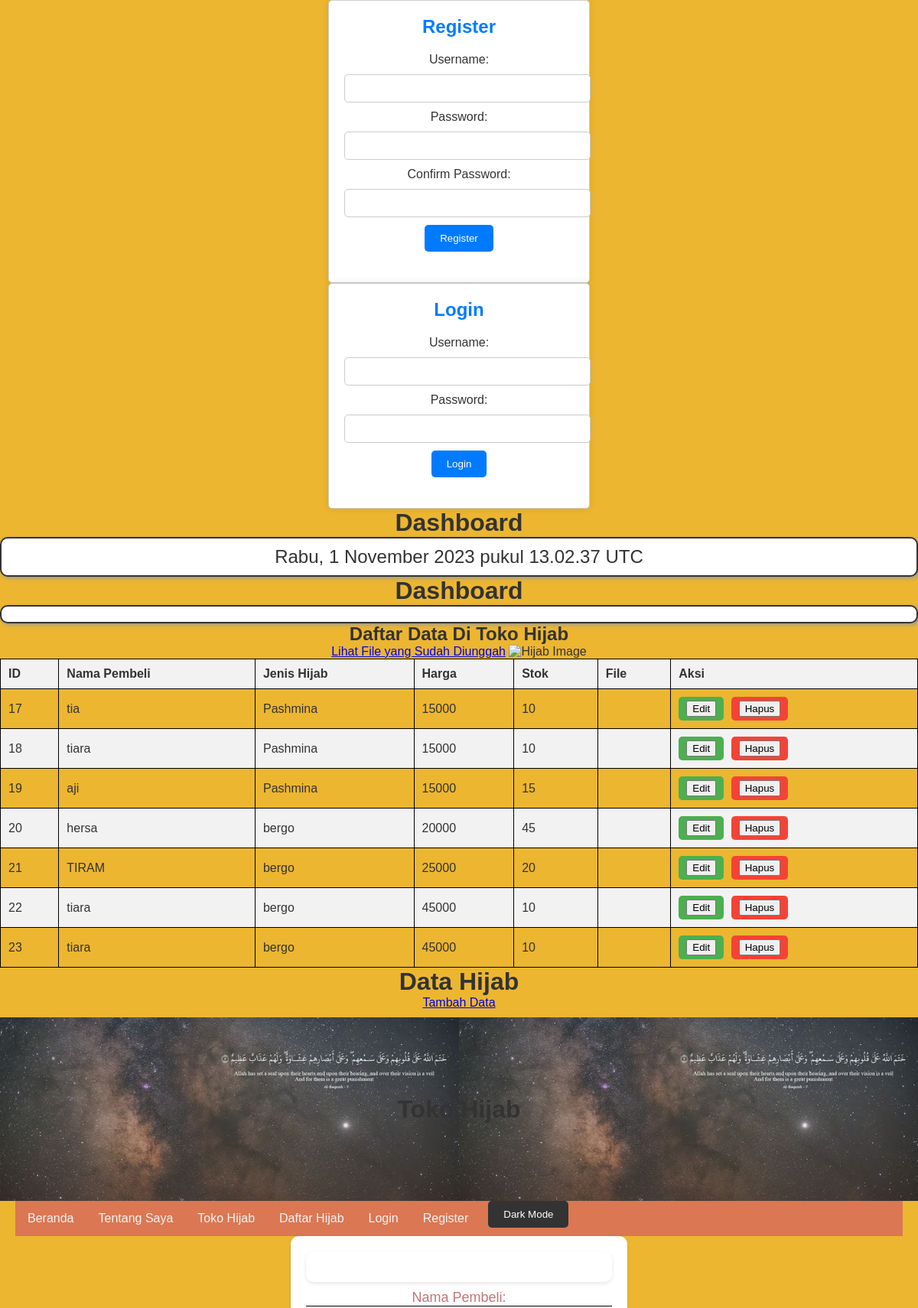
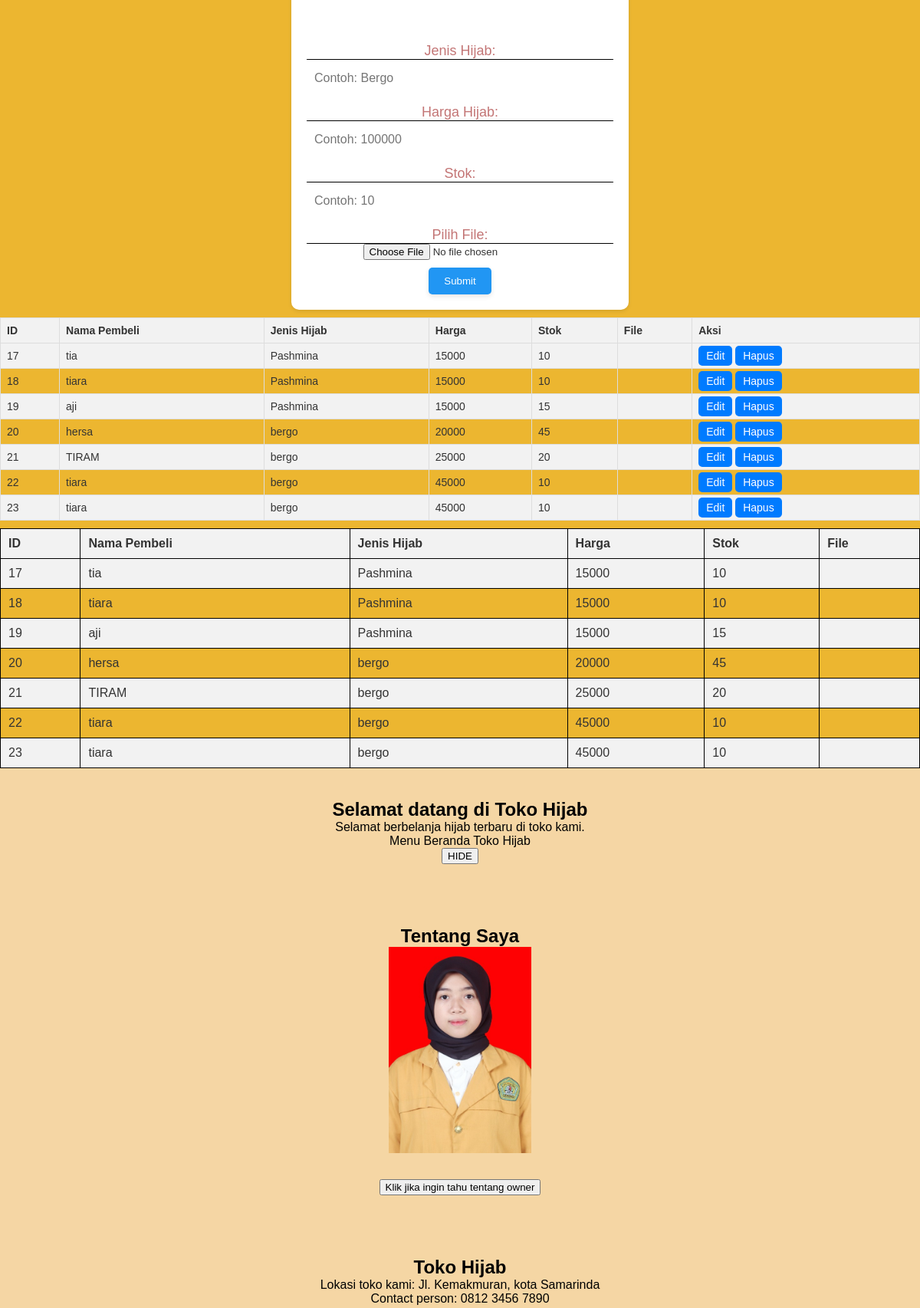
The page / (upper part) on the database its author committed (2 pictures, top to bottom).
### tables this page shows
CREATE TABLE `hijab` (
  `id` int(50) NOT NULL,
  `nama_pembeli` varchar(200) NOT NULL,
  `jenis_hijab` varchar(200) NOT NULL,
  `harga` varchar(200) NOT NULL,
  `stok` varchar(255) NOT NULL,
  `edit_file` tinyint(1) NOT NULL,
  `hapus_file` tinyint(1) NOT NULL,
  `file` varchar(255) NOT NULL
);

### index.php (the view, shortened to what this page needs)
<?php
if (!isset($_SESSION['username'])) {
    include 'register.php';
    include 'login.php';
} else {
    include 'dashboard.php';
}
?>
<!DOCTYPE html>
<html lang="en">
<head>
</head>
<body>
    <h1>Dashboard</h1>
    <div id="date-time">Mengambil waktu...</div>
</body>
</head>
<body>
    <h1>Dashboard</h1>
    <p id="date-time"></p>
</body>
    <link rel="stylesheet" href="style.css">
</head>
<body>
    <h2>Daftar Data Di Toko Hijab</h2>
    <a href="file_gallery.php">Lihat File yang Sudah Diunggah</a>
    <td>
    <img src="uploads/<?php echo $row['file']; ?>" alt="Hijab Image">
</td>
    <table>
        <thead>
            <tr>
                <th>ID</th>
                <th>Nama Pembeli</th>
                <th>Jenis Hijab</th>
                <th>Harga</th>
                <th>Stok</th>
                <th>File</th>
                <th>Aksi</th>
            </tr>
        </thead>
        <tbody>
            <?php
            include 'koneksi.php';
            $sql = "SELECT * FROM hijab";
            $result = mysqli_query($conn, $sql);
            while ($row = mysqli_fetch_assoc($result)) {
                echo "<tr>";
                echo "<td>" . $row['id'] . "</td>";
                echo "<td>" . $row['nama_pembeli'] . "</td>";
                echo "<td>" . $row['jenis_hijab'] . "</td>";
                echo "<td>" . $row['harga'] . "</td>";
                echo "<td>" . $row['stok'] . "</td>";
                echo "<td>" . $row["file"] . "</td>";
                echo "<td>";
                echo "<a href='edit.php?id=" . $row['id'] . "' class='btn-edit'><button>Edit</button></a>";
                echo "<a href='delete.php?id=" . $row['id'] . "' class='btn-delete'><button>Hapus</button></a>";
                echo "</td>";
                echo "</tr>";
            }
            ?>
        </tbody>
    </table>
</body>
</html>
    <link rel="stylesheet" href="style.css">
</head>
<body>
<h1>Data Hijab</h1>
    <a href="tambah.php">Tambah Data</a>
    <table class="data-table">
        <tr>
            <th>ID</th>
            <th>Nama Pembeli</th>
            <th>Jenis Hijab</th>
            <th>Harga</th>
            <th>Stok</th>
            <th>File</th>
            <th>Aksi</th>
        </tr>
        <?php
        include 'koneksi.php';
        $sql = "SELECT * FROM hijab";
        $result = mysqli_query($conn, $sql);
        while ($row = mysqli_fetch_assoc($result)) {
            echo "<tr>";
            echo "<td>" . $row["id"] . "</td>";
            echo "<td>" . $row["nama_pembeli"] . "</td>";
            echo "<td>" . $row["jenis_hijab"] . "</td>";
            echo "<td>" . $row["harga"] . "</td>";
            echo "<td>" . $row["stok"] . "</td>";
            echo "<td>" . $row["file"] . "</td>";
            echo "<td><a href='edit.php?id=" . $row["id"] . "'>Edit</a> <a href='hapus.php?id=" . $row["id"] . "'>Hapus</a></td>";
            echo "</tr>";
        }
        ?>
    <header>
        <div class="container">
            <h1>Toko Hijab</h1>
        </div>
    </header>
    <nav>
        <div class="container">
            <ul>
                <li><a href="#beranda">Beranda</a></li>
                <li><a href="#tentang-saya">Tentang Saya</a></li>
                <li><a href="#toko-hijab">Toko Hijab</a></li>
                <li><a href="#daftar-hijab">Daftar Hijab</a></li>
                <li><a href="login.php">Login</a></li>
                <li><a href="register.php">Register</a></li>
                <li class="theme-switch">
                <button id="theme-toggle-btn">Dark Mode</button>
                </li>
            </ul>
        </div>
    </nav>
    <main>
        <section id="INPUT DATA HIJAB" class="form">
        <form method="post" action="process.php" class="form">
    <div class="form-group">
        <label for="nama_pembeli">Nama Pembeli:</label>
        <div class="input-icon">
            <input type="text" id="nama_pembeli" name="nama_pembeli" required>
        </div>
    </div>
    <div class="form-group">
        <label for="jenis_hijab">Jenis Hijab:</label>
        <div class="input-icon">
            <input type="text" id="jenis_hijab" name="jenis_hijab" placeholder="Contoh: Bergo" required>
        </div>
    </div>
    <div class="form-group">
        <label for="harga">Harga Hijab:</label>
        <div class="input-icon">
            <input type="number" id="harga" name="harga" placeholder="Contoh: 100000" required>
        </div>
    </div>
    <div class="form-group">
        <label for="stok">Stok:</label>
        <div class="input-icon">
            <input type="number" id="stok" name="stok" placeholder="Contoh: 10" required>
        </div>
    </div>
    <div class="form-group">
        <label for="file">Pilih File:</label>
            <input type="file" id="file" name="file" required>
        </div>
    <button type="submit" class="btn-submit">Submit</button>
</form>
</section>
<table>
<tr>
        <th>ID</th>
        <th>Nama Pembeli</th>
        <th>Jenis Hijab</th>
        <th>Harga</th>
        <th>Stok</th>
        <th>File</th>
    </tr>
    <?php
    $sql = "SELECT * FROM hijab";
    $result = mysqli_query($conn, $sql);
    while ($row = mysqli_fetch_assoc($result)) {
        echo "<tr>";
        echo "<td>" . $row["id"] . "</td>";
        echo "<td>" . $row["nama_pembeli"] . "</td>";
        echo "<td>" . $row["jenis_hijab"] . "</td>";
        echo "<td>" . $row["harga"] . "</td>";
        echo "<td>" . $row["stok"] . "</td>";
        echo "<td>" . $row["file"] . "</td>";
        echo "</tr>";
    }
    ?>
</table>
        <section id="beranda" class="section">
            <div class="container">
                <h2>Selamat datang di Toko Hijab</h2>
                <p>Selamat berbelanja hijab terbaru di toko kami.</p>
            <div id="elemen" style="display: block;">Menu Beranda Toko Hijab</div>
            <button onclick="toggleElemen()">HIDE</button>
            </div>
        </section>
        <section id="tentang-saya" class="section">
            <div class="container">
                <h2>Tentang Saya</h2>
                <div class="about-me">
                    <img src="Foto-Aji-Dinda.jpeg" alt="Foto Saya">
                </div>
            </div>
            <button id="btn-info">Klik jika ingin tahu tentang owner</button>
            </section>
        <section id="toko-hijab" class="section">
            <div class="container">
                <h2>Toko Hijab</h2>
                <p>Lokasi toko kami: Jl. Kemakmuran, kota Samarinda</p>
                <p>Contact person: 0812 3456 7890</p>
            </div>
        </section>
    </main>
</body>
</html>

### register.php (shortened to what this page needs)
<!DOCTYPE html>
<html>
<head>
</head>
<body>
    <div class="register-table">
        <h2>Register</h2>
        <form method="post" action="process_register.php">
            <label for="username">Username:</label>
            <input type="text" id="username" name="username" required>
            <label for="password">Password:</label>
            <input type="password" id="password" name="password" required>
            <label for="confirm_password">Confirm Password:</label>
            <input type="password" id="confirm_password" name="confirm_password" required>
            <button type="submit">Register</button>
        </form>
    </div>
</body>
</html>

### login.php (shortened to what this page needs)
<!DOCTYPE html>
<html>
<head>
</head>
<body>
    <div class="login-table">
        <h2>Login</h2>
        <form method="post" action="process_login.php">
            <label for="username">Username:</label>
            <input type="text" id="username" name="username" required>
            <label for="password">Password:</label>
            <input type="password" id="password" name="password" required>
            <button type="submit">Login</button>
        </form>
    </div>
</body>
</html>

### style.css (style rules this page uses)
body, h1, h2, p, ul, li, img { margin: 0; padding: 0; }
body { background-color: #f0f0f0; color: #333; }
.theme-switch { margin-left: 10px; }
#theme-toggle-btn { background-color: #333; color: #fff; padding: 10px 20px; border: none; border-radius: 5px; cursor: pointer; transition: background-color 0.3s; }
.theme-switch { position: relative; display: inline-block; }
body { background-color: #ecb630; font-family: Arial, sans-serif; }
header { color: #faf9f7; text-align: center; height: 30vh; margin-top: 10px; background-image: url(background.jpeg); background-size: 50%; position: relative; display: flex; justify-content: center; align-items: center; }
.container { max-width: 1200px; margin: 0 auto; padding: 0 20px; }
nav ul { list-style-type: none; margin: 0; padding: 0; background-color: #db7753; overflow: hidden; }
nav ul li { float: left; }
nav ul li a { display: block; color: #f3f4f4; text-align: center; padding: 14px 16px; text-decoration: none; }
.section { background-color: #f5d6a4; padding: 40px 0; text-align: center; }
.about-me { text-align: center; }
.about-me img { max-width: 16%; height: auto; margin-bottom: 30px; }
.form { max-width: 400px; margin: 0 auto; padding: 20px; background-color: white; border-radius: 10px; box-shadow: 0 2px 5px rgba(0, 0, 0, 0.1); }
.form label { font-size: 18px; color: #c37575; border-bottom: 1px solid black; }
.form input[type="text"], .form input[type="number"], .form input[type="password"] { width: 100%; padding: 10px; margin: 5px 0; border: 1px solid #ccc; border-radius: 5px; font-size: 16px; }
.input-icon { position: relative; }
.form button[type="submit"] { background-color: #2196F3; color: #fff; border: none; padding: 10px 20px; border-radius: 5px; box-shadow: 0 3px 6px rgba(0, 0, 0, 0.1); cursor: pointer; }
.form input[type="text"], .form input[type="number"], .form input[type="password"] { width: 100%; padding: 10px; margin: 5px 0; border: none; border-radius: 5px; font-size: 16px; }
.data-table { border-collapse: collapse; width: 100%; margin: 10px 0; font-size: 14px; min-width: 800px; }
.data-table th, .data-table td { border: 1px solid #dddddd; text-align: left; padding: 8px; }
.data-table th { background-color: #f2f2f2; font-weight: bold; }
.data-table tr:nth-child(even) { background-color: #f2f2f2; }
.data-table a { text-decoration: none; padding: 5px 10px; background-color: #007bff; color: #fff; border-radius: 5px; transition: background-color 0.3s; }
.btn-edit { background-color: #4CAF50; color: white; border: none; border-radius: 5px; padding: 5px 10px; margin-right: 5px; text-align: center; text-decoration: none; display: inline-block; font-size: 12px; cursor: pointer; }
.btn-delete { background-color: #f44336; color: white; border: none; border-radius: 5px; padding: 5px 10px; text-align: center; text-decoration: none; display: inline-block; font-size: 12px; cursor: pointer; }
.login-table { margin: 0 auto; width: 300px; background-color: #fff; border: 1px solid #ccc; border-radius: 5px; box-shadow: 0px 0px 10px rgba(0, 0, 0, 0.1); padding: 20px; text-align: center; }
.login-table h2 { color: #007bff; }
.login-table label { display: block; margin-bottom: 10px; color: #333; }
.login-table input[type="text"], .login-table input[type="password"] { width: 100%; padding: 10px; margin-bottom: 10px; border: 1px solid #ccc; border-radius: 5px; }
.register-table { margin: 0 auto; width: 300px; background-color: #fff; border: 1px solid #ccc; border-radius: 5px; box-shadow: 0px 0px 10px rgba(0, 0, 0, 0.1); padding: 20px; text-align: center; }
.register-table h2 { color: #007bff; }
.register-table label { display: block; margin-bottom: 10px; color: #333; }
.register-table input[type="text"], .register-table input[type="password"] { width: 100%; padding: 10px; margin-bottom: 10px; border: 1px solid #ccc; border-radius: 5px; }

### rows shown on the page
hijab: id "17", nama_pembeli "tia", jenis_hijab "Pashmina", harga "15000", stok "10"
hijab: id "18", nama_pembeli "tiara", jenis_hijab "Pashmina", harga "15000", stok "10"
hijab: id "19", nama_pembeli "aji", jenis_hijab "Pashmina", harga "15000", stok "15"
hijab: id "20", nama_pembeli "hersa", jenis_hijab "bergo", harga "20000", stok "45"
hijab: id "21", nama_pembeli "TIRAM", jenis_hijab "bergo", harga "25000", stok "20"
hijab: id "22", nama_pembeli "tiara", jenis_hijab "bergo", harga "45000", stok "10"
hijab: id "23", nama_pembeli "tiara", jenis_hijab "bergo", harga "45000", stok "10"
